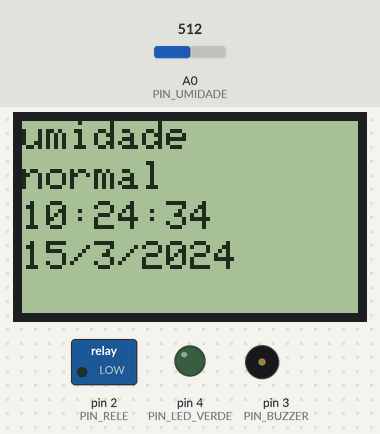
This sketch was run on a simulated Arduino Uno, built with avr-gcc and run on an emulated ATmega328P. Shown: 84×48 one-colour display, switched loads named in the sketch (green lamp = pin HIGH), output pins drawn as LEDs (lit = HIGH), buzzer (waves = sounding, pin HIGH). The test bench sets the inputs (shaded band); at power-on: A0 (PIN_UMIDADE) = 512. The local clock reads 2024-03-15 10:24:30 at power-on unless the sketch sets it; what the sketch prints to the serial monitor is not drawn.

Above: at 5.2 s.
5.3 s: A0 (PIN_UMIDADE) set to 364
17.6 s: A0 (PIN_UMIDADE) set to 335
At 19.2 s:
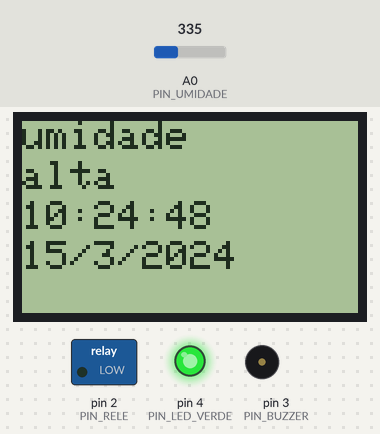
26.6 s: A0 (PIN_UMIDADE) set to 860
At 31.4 s:
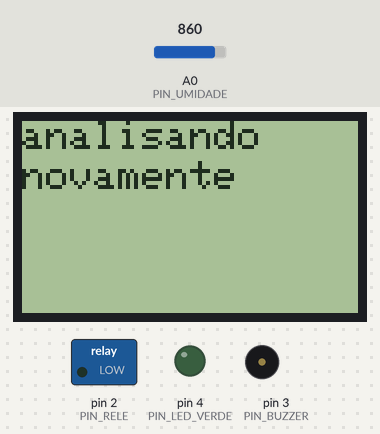
At 33.6 s:
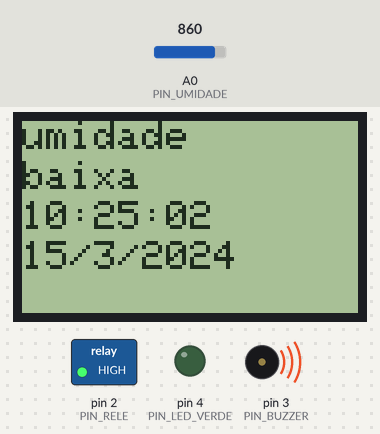
Timing chart, 0 to 44.7 s (numbered marks = the images above; inputs shaded):
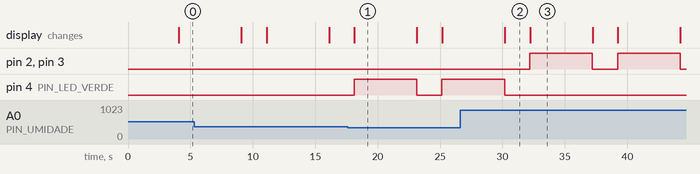

The sketch:

sketch_apr10a2_0.ino
```cpp
#include <Adafruit_GFX.h>
#include <Adafruit_PCD8544.h>
#include <Wire.h>
#include <RTClib.h>

// Display Nokia 5110
#define PIN_SCLK  13
#define PIN_DIN   11
#define PIN_DC     5
#define PIN_CS     7
#define PIN_RST    6

Adafruit_PCD8544 display = Adafruit_PCD8544(PIN_SCLK, PIN_DIN, PIN_DC, PIN_CS, PIN_RST);

// Pinos dos sensores e outros aparatos do projeto
#define PIN_UMIDADE A0
#define PIN_RELE     2
#define PIN_BUZZER   3
#define PIN_LED_VERDE 4
/* Essa linha cria um objeto chamado rtc, para que depois eu possa usa-lo nas linhas abaixo,
pra eu poder pegar a hora e data atual, e usar as seguintes funções rtc.begin() e
rtc.now() */
RTC_DS3231 rtc;
/* Aqui defino onde vai ficar cada mensagem a ser exposta como a hora na linha tal,
a data na linha tal, para facilitar o código posteriormente */
void mostrarMensagem(String linha1, String linha2, String hora = "", String data = "") {
  display.clearDisplay();
  display.setCursor(0, 0);
  display.println(linha1);
  display.setCursor(0, 10);
  display.println(linha2);
  if (hora != "") {
    // nesse caso aqui define onde fica a hora, na linha 3
    display.setCursor(0, 20);
    display.println(hora);
  }
  if (data != "") {
    // e nesse caso aqui define onde fica a data, na linha 4
    display.setCursor(0, 30);
    display.println(data);
  }
  display.display();
}

void setup() {
  pinMode(PIN_RELE, OUTPUT);
  pinMode(PIN_BUZZER, OUTPUT);
  pinMode(PIN_LED_VERDE, OUTPUT);

  digitalWrite(PIN_RELE, LOW);
  digitalWrite(PIN_BUZZER, LOW);
  digitalWrite(PIN_LED_VERDE, LOW);

  Serial.begin(9600);

  display.begin();
  // definindo as specificidades do LCD, visuais
  display.setContrast(60);
  display.clearDisplay();
  display.setTextSize(1);
  display.setTextColor(BLACK);
  // mensagem a ser exposta inicialmente
  display.clearDisplay();
  display.setCursor(0, 0);
  display.println("Iniciando");
  display.setCursor(0, 10);
  display.println("Bomba");
  display.setCursor(0, 20);
  display.println("d'gua");
  display.setCursor(0, 30);
  display.println("...");
  display.display();
  delay(4000);

  Wire.begin();
  if (!rtc.begin()) {
    delay(1000);
    /* se ele não identificar sinal do RTC, ver se ele está
     ou não funcionando e caso não,
     retorna com a mensagem '' RTC'' ''OFF'' */
    mostrarMensagem("RTC", "OFF");
  }
}

void loop() {
  // a variavel leitura é o que vai ser lido no pino do sensor de umidade
  int leitura = analogRead(PIN_UMIDADE);

  Serial.print("Umidade lida: ");
  Serial.println(leitura);
// strings definidas anteriormente, lá em cima, que irão aparecer a hora e a data
  String horaStr = "", dataStr = "";
  /* isso tenta iniciar o RTC, se der certo ele entra no bloco e pega os dados,
  se o RTC não for encontrado, esse bloco é ignorado */
  if (rtc.begin()) {
    /* aqui ele cria um objeto agora que contém a data e hora atual do RTC
    podendo ver o dia, mês, ano, hora, minuto e segundo*/
    DateTime agora = rtc.now();
    // formatando a hora, como ela vai aparecer para nós
    horaStr = String(agora.hour()) + ":" +
              (agora.minute() < 10 ? "0" : "") + String(agora.minute()) + ":" +
              (agora.second() < 10 ? "0" : "") + String(agora.second());

    // formatando a data, como ela irá aparecer para nós
    dataStr = String(agora.day()) + "/" +
              String(agora.month()) + "/" +
              String(agora.year());
  }

  if (leitura > 850) {
  /* quando a umidade for m queaior 850 , retorna umidade baixa
  e então o buzzer aciona e o relé é ativado, ligado */
  digitalWrite(PIN_RELE, HIGH);
  digitalWrite(PIN_BUZZER, HIGH);
  digitalWrite(PIN_LED_VERDE, LOW);
  mostrarMensagem("umidade", "baixa", horaStr, dataStr);
}
else if (leitura >= 351 && leitura <= 850) {
  /* quando a umidade for maior ou igual a 351 e menor ou
   igual a 850 , retorna umidade normal e led,buzzer e relé não acionam*/
  digitalWrite(PIN_RELE, LOW);
  digitalWrite(PIN_BUZZER, LOW);
  digitalWrite(PIN_LED_VERDE, LOW);
  mostrarMensagem("umidade", "normal", horaStr, dataStr);
}
else {
  /* quando a umidade for maior que 850, retorna umidade alta
  e aciona a led */
  digitalWrite(PIN_RELE, LOW);
  digitalWrite(PIN_BUZZER, LOW);
  digitalWrite(PIN_LED_VERDE, HIGH);
  mostrarMensagem("umidade", "alta", horaStr, dataStr);
}
  delay(5000);

  // reinicia a análise
  digitalWrite(PIN_RELE, LOW);
  digitalWrite(PIN_BUZZER, LOW);
  digitalWrite(PIN_LED_VERDE, LOW);

  mostrarMensagem("analisando", "novamente");
  delay(2000);
}
```

Measured:
- the behaviour switches between 351 and 350 on A0 (PIN_UMIDADE) (found by bisection; images 0 and 1)
- after the input at 17.6 s, pin 4 (PIN_LED_VERDE): LOW → HIGH after 0.52 s, → LOW 5.0 s later, → HIGH 2.0 s later; the display: changes after 0.53 s (image 1)
- after the input at 26.6 s, pin 2 (PIN_RELE), pin 3 (PIN_BUZZER): alternates HIGH for 5.0 s and LOW for 2.0 s, starting after 5.6 s; pin 4 (PIN_LED_VERDE): goes on until 30.2 s, then stays LOW
- what the display in image 1 shows lasts 5.1 s, from 18.1 s to 23.2 s
- what the display in image 2 shows lasts 2.0 s, from 30.2 s to 32.2 s
